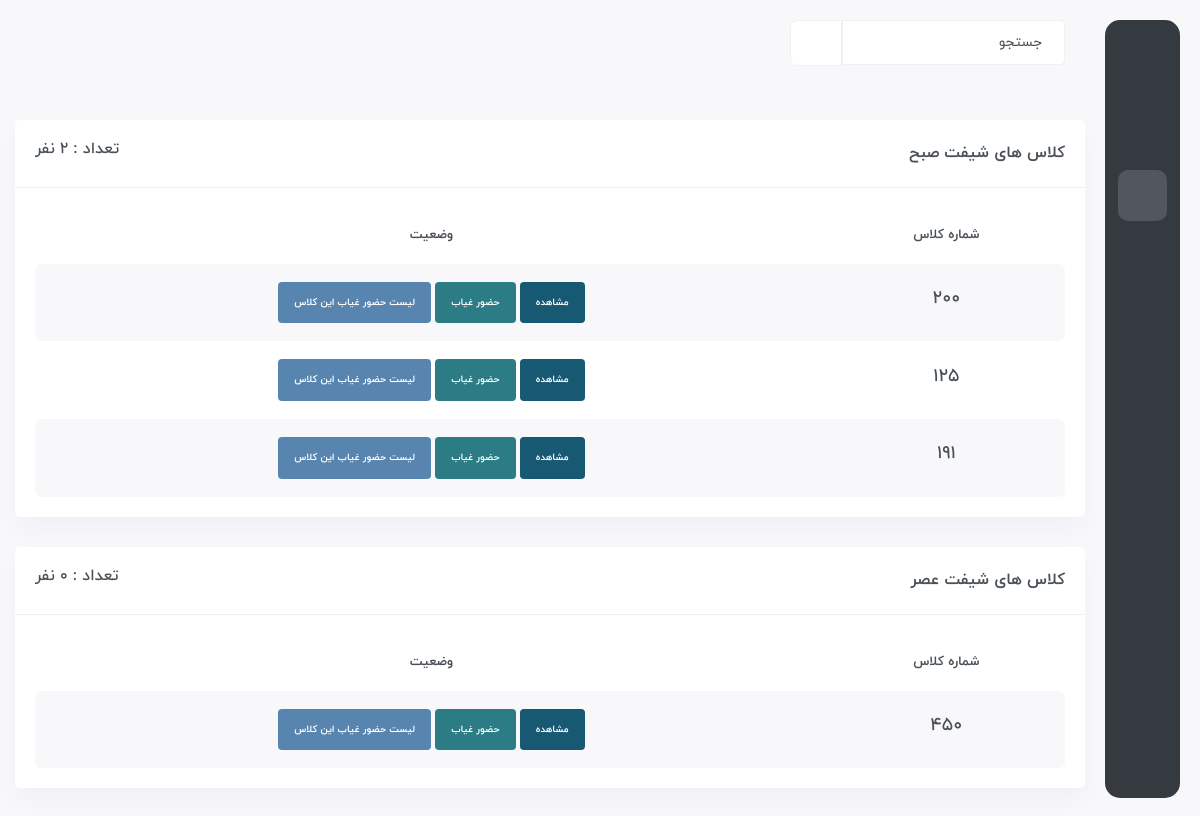
The app's page / (signed in) with its own data.
### Student/models.py (models this page shows, shortened)
class Assign(models.Model):
    class_id = models.ForeignKey(Class, on_delete=models.CASCADE)
    def get_absolute_url(self):
        return reverse('student:class-room', args=[self.class_id.number, self.class_id.shift])

class Class(models.Model):
    number = models.IntegerField()
    shift = models.CharField(choices=SHIFT, max_length=3)

### Student/views.py (the view, shortened to what this page needs)
class IndexView(LoginRequiredMixin, generic.View):
    login_url = 'account:login'
    template_name = 'home.html'
    def get(self, request):
        if request.user.is_superuser:
            student_m = models.Student.objects.filter(class_id__shift='صبح').count()
            student_e = models.Student.objects.filter(class_id__shift='عصر').count()
            c = {
                'student_m': student_m,
                'student_e': student_e,
            }
            assign_m = models.Assign.objects.filter(class_id__shift='صبح')
            assign_e = models.Assign.objects.filter(class_id__shift='عصر')
            if assign_m.exists():
                c['class_room_m'] = assign_m
            if assign_e.exists():
                c['class_room_e'] = assign_e
            return render(request, self.template_name, c)

### Student/templates/home.html (shortened to what this page needs)
{% extends 'base.html' %}
{% load static %}
{% block body %}
	<div id="main-wrapper">
	    <div class="content-body">
		<div class="container">
		    <div class="row">
			<div class="col-xxl-6">
			    <div class="card">
				<div class="card-header align-items-center">
				    <h4 class="card-title">کلاس های شیفت صبح</h4>
				    <h5 class="text-left">تعداد : {{ student_m }} نفر</h5>
				</div>
				<div class="card-body">
				    <div class="table-responsive">
					<table class="table table-striped responsive-table text-center">
					    <thead>
						<tr>
						    <th>شماره کلاس</th>
						    <th>وضعیت</th>
						</tr>
					    </thead>
					    <tbody>
							{% for c in class_room_m %}
								<tr>
									<td>
									<h4>{{ c.class_id.number }}</h4>
									</td>
									<td>
										<div class="badge p-3 bg-primary"><a href="{{ c.get_absolute_url }}" class="text-white">مشاهده</a></div>
										<div class="badge p-3 bg-warning"><a href="{% url 'student:attendance' c.class_id.number %}" class="text-white">حضور غیاب</a></div>
										<div class="badge p-3 bg-secondary"><a href="{% url 'student:attendance-list' c.class_id.number %}" class="text-white">لیست حضور غیاب این کلاس</a></div>
									</td>
								</tr>
							{% endfor %}
					    </tbody>
					</table>
				    </div>
				</div>
			    </div>
			</div>
			<div class="col-xxl-6">
			    <div class="card">
				<div class="card-header align-items-center">
				    <h4 class="card-title">کلاس های شیفت عصر</h4>
				    <h5 class="text-left">تعداد : {{ student_e }} نفر</h5>
				</div>
				<div class="card-body">
				    <div class="table-responsive">
					<table class="table table-striped responsive-table text-center">
					    <thead>
						<tr>
						    <th>شماره کلاس</th>
						    <th>وضعیت</th>
						</tr>
					    </thead>
					    <tbody>
							{% for c in class_room_e %}
								<tr>
									<td>
									<h4>{{ c.class_id.number }}</h4>
									</td>
									<td>
										<div class="badge p-3 bg-primary"><a href="{{ c.get_absolute_url }}" class="text-white">مشاهده</a></div>
										<div class="badge p-3 bg-warning"><a href="{% url 'student:attendance' c.class_id.number %}" class="text-white">حضور غیاب</a></div>
										<div class="badge p-3 bg-secondary"><a href="{% url 'student:attendance-list' c.class_id.number %}" class="text-white">لیست حضور غیاب این کلاس</a></div>
									</td>
								</tr>
							{% endfor %}
					    </tbody>
					</table>
				    </div>
				</div>
			    </div>
			</div>
		    </div>
		</div>
	    </div>
	</div>
{% endblock %}

### records on screen
Assign: class_id.number "200"
Assign: class_id.number "125"
Assign: class_id.number "191"
Assign: class_id.number "450"

### other values on screen
{{ student_m }} "2"
{{ student_e }} "0"
